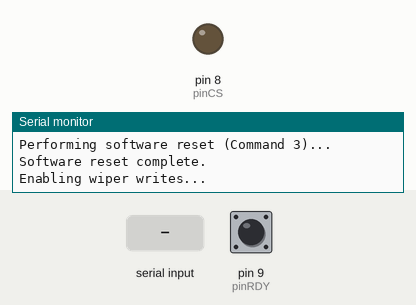
Recording of a sketch running on a simulated Arduino Uno, built with avr-gcc and run on an emulated ATmega328P. On the bench: output pins drawn as LEDs (lit = HIGH), the last lines printed to the serial monitor. Inputs (shaded band) come from the test bench; at power-on: pin 9 (pinRDY) HIGH. Pins used as bus, display or sensor lines are not drawn.

Above: at 0.04 s.
At 1.2 s:
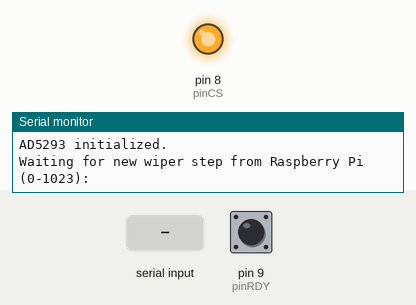
1.3 s: "90,45\n" received over Serial
Timing chart, 0 to 4.3 s (numbered marks = the images above; inputs shaded):
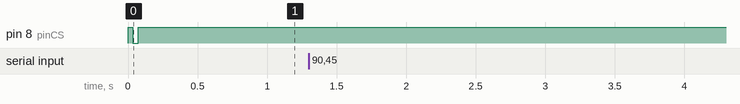

The sketch:

Change_step_manually.ino
```cpp
#include <SPI.h>

// Command definitions
#define POT_CMD_NOP         0x00u  // No Operation
#define POT_CMD_WRITE       0x01u  // Write to RDAC register
#define POT_CMD_READ        0x02u  // Read from RDAC register
#define POT_CMD_SW_RESET    0x03u  // Software reset command
#define POT_CMD_WR_CTRL     0x06u  // Write to Control Register (working command)
#define POT_CMD_RD_CTRL     0x05u  // Read from Control Register

// Control bit to allow wiper writes (bit C1; 0x1 << 1 = 2)
#define POT_CTRL_WIPER_ALLOW_WRITE  (0x1 << 1)

// Bit positions and masks
#define POT_CMD_Pos         10     // Command is in bits [15:10]
#define POT_DATA_Msk        0x03FFu  // Data mask (10 bits)

// Helper function to build a 16-bit command word.
uint16_t combine(uint8_t cmd, uint16_t data) {
  return ((uint16_t)cmd << POT_CMD_Pos) | (data & POT_DATA_Msk);
}

// Pin configuration:
const uint8_t pinCS    = 8;   // Connect to AD5293 SYNC (!CS)
const uint8_t pinRDY   = 9;   // Connect to AD5293 RDY (optional)
const uint8_t pinRESET = 10;  // Connect to AD5293 RESET

// Reset routines
void hardwareReset() {
  Serial.println("Performing hardware reset...");
  digitalWrite(pinRESET, LOW);
  delay(10);
  digitalWrite(pinRESET, HIGH);
  delay(10);
  Serial.println("Hardware reset complete.");
}

void softwareReset() {
  Serial.println("Performing software reset (Command 3)...");
  SPI.beginTransaction(SPISettings(500000, MSBFIRST, SPI_MODE1));
  digitalWrite(pinCS, LOW);
  SPI.transfer16(combine(POT_CMD_SW_RESET, 0x000));
  digitalWrite(pinCS, HIGH);
  SPI.endTransaction();
  delay(10);
  Serial.println("Software reset complete.");
}

// Write a value to the RDAC register.
void writeWiper(uint16_t value) {
  SPI.beginTransaction(SPISettings(500000, MSBFIRST, SPI_MODE1));
  digitalWrite(pinCS, LOW);
  SPI.transfer16(combine(POT_CMD_WRITE, value));
  digitalWrite(pinCS, HIGH);
  SPI.endTransaction();
}

// Write to the control register.
void writeControlRegister(uint16_t value) {
  SPI.beginTransaction(SPISettings(500000, MSBFIRST, SPI_MODE1));
  digitalWrite(pinCS, LOW);
  SPI.transfer16(combine(POT_CMD_WR_CTRL, value));
  digitalWrite(pinCS, HIGH);
  SPI.endTransaction();
}

void setup() {
  Serial.begin(115200);
  while (!Serial); // Wait for Serial Monitor

  // Initialize SPI and control pins.
  SPI.begin();
  pinMode(pinCS, OUTPUT);
  digitalWrite(pinCS, HIGH);
  pinMode(pinRESET, OUTPUT);
  digitalWrite(pinRESET, HIGH);
  pinMode(pinRDY, INPUT_PULLUP);

  Serial.println("Starting AD5293 SPI control demo");
  Serial.print("Initial RDY pin state: ");
  Serial.println(digitalRead(pinRDY));

  // Initialize the chip.
  hardwareReset();
  softwareReset();
  Serial.println("Enabling wiper writes...");
  writeControlRegister(POT_CTRL_WIPER_ALLOW_WRITE);
  delay(10);

  // Set an initial wiper value (for example, 512).
  writeWiper(512);
  Serial.println("AD5293 initialized.");
  Serial.println("Waiting for new wiper step from Raspberry Pi (0-1023):");
}

void loop() {
  // Use readStringUntil to get the full line and avoid stray newline characters.
  if (Serial.available() > 0) {
    String input = Serial.readStringUntil('\n');
    input.trim(); // Remove whitespace/newlines
    if (input.length() > 0) {
      int step = input.toInt();
      step = constrain(step, 0, 1023);
      writeWiper(step);
      Serial.print("Wiper set to: ");
      Serial.println(step);
    }
  }
}
```
